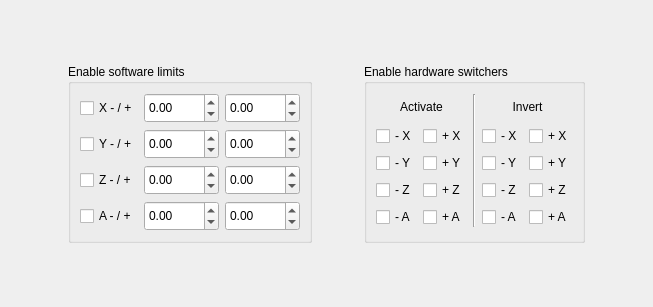
     <widget class="QWidget" name="tab3">
      <attribute name="title">
       <string>Limits</string>
      </attribute>
      <layout class="QGridLayout" name="gridLayout_2">
       <item row="0" column="0" colspan="5">
        <spacer name="verticalSpacer_4">
         <property name="orientation">
          <enum>Qt::Vertical</enum>
         </property>
         <property name="sizeHint" stdset="0">
          <size>
           <width>588</width>
           <height>53</height>
          </size>
         </property>
        </spacer>
       </item>
       <item row="1" column="0">
        <spacer name="horizontalSpacer_7">
         <property name="orientation">
          <enum>Qt::Horizontal</enum>
         </property>
         <property name="sizeHint" stdset="0">
          <size>
           <width>51</width>
           <height>20</height>
          </size>
         </property>
        </spacer>
       </item>
       <item row="1" column="1">
        <widget class="QGroupBox" name="groupSoftwareLimits">
         <property name="title">
          <string>Enable software limits</string>
         </property>
         <layout class="QGridLayout" name="gridLayout_8">
          <item row="2" column="0">
           <widget class="QCheckBox" name="checkSoftZ">
            <property name="text">
             <string>Z - / +</string>
            </property>
           </widget>
          </item>
          <item row="0" column="0">
           <widget class="QCheckBox" name="checkSoftX">
            <property name="text">
             <string>X - / +</string>
            </property>
           </widget>
          </item>
          <item row="0" column="1">
           <widget class="QDoubleSpinBox" name="doubleXmin">
            <property name="minimumSize">
             <size>
              <width>75</width>
              <height>30</height>
             </size>
            </property>
            <property name="minimum">
             <double>-999.990000000000009</double>
            </property>
            <property name="maximum">
             <double>999.990000000000009</double>
            </property>
            <property name="singleStep">
             <double>10.000000000000000</double>
            </property>
           </widget>
          </item>
          <item row="0" column="2">
           <widget class="QDoubleSpinBox" name="doubleXmax">
            <property name="minimumSize">
             <size>
              <width>75</width>
              <height>30</height>
             </size>
            </property>
            <property name="minimum">
             <double>-999.990000000000009</double>
            </property>
            <property name="maximum">
             <double>999.990000000000009</double>
            </property>
            <property name="singleStep">
             <double>10.000000000000000</double>
            </property>
           </widget>
          </item>
          <item row="1" column="0">
           <widget class="QCheckBox" name="checkSoftY">
            <property name="text">
             <string>Y - / +</string>
            </property>
           </widget>
          </item>
          <item row="1" column="1">
           <widget class="QDoubleSpinBox" name="doubleYmin">
            <property name="minimumSize">
             <size>
              <width>75</width>
              <height>30</height>
             </size>
            </property>
            <property name="minimum">
             <double>-999.990000000000009</double>
            </property>
            <property name="maximum">
             <double>999.990000000000009</double>
            </property>
            <property name="singleStep">
             <double>10.000000000000000</double>
            </property>
           </widget>
          </item>
          <item row="1" column="2">
           <widget class="QDoubleSpinBox" name="doubleYmax">
            <property name="minimumSize">
             <size>
              <width>75</width>
              <height>30</height>
             </size>
            </property>
            <property name="minimum">
             <double>-999.990000000000009</double>
            </property>
            <property name="maximum">
             <double>999.990000000000009</double>
            </property>
            <property name="singleStep">
             <double>10.000000000000000</double>
            </property>
           </widget>
          </item>
          <item row="2" column="1">
           <widget class="QDoubleSpinBox" name="doubleZmin">
            <property name="minimumSize">
             <size>
              <width>75</width>
              <height>30</height>
             </size>
            </property>
            <property name="minimum">
             <double>-999.990000000000009</double>
            </property>
            <property name="maximum">
             <double>999.990000000000009</double>
            </property>
            <property name="singleStep">
             <double>10.000000000000000</double>
            </property>
           </widget>
          </item>
          <item row="2" column="2">
           <widget class="QDoubleSpinBox" name="doubleZmax">
            <property name="minimumSize">
             <size>
              <width>75</width>
              <height>30</height>
             </size>
            </property>
            <property name="minimum">
             <double>-999.990000000000009</double>
            </property>
            <property name="maximum">
             <double>999.990000000000009</double>
            </property>
            <property name="singleStep">
             <double>10.000000000000000</double>
            </property>
           </widget>
          </item>
          <item row="3" column="0">
           <widget class="QCheckBox" name="checkSoftA">
            <property name="text">
             <string>A - / +</string>
            </property>
           </widget>
          </item>
          <item row="3" column="1">
           <widget class="QDoubleSpinBox" name="doubleAmin">
            <property name="minimumSize">
             <size>
              <width>75</width>
              <height>30</height>
             </size>
            </property>
            <property name="minimum">
             <double>-999.990000000000009</double>
            </property>
            <property name="maximum">
             <double>999.990000000000009</double>
            </property>
            <property name="singleStep">
             <double>10.000000000000000</double>
            </property>
           </widget>
          </item>
          <item row="3" column="2">
           <widget class="QDoubleSpinBox" name="doubleAmax">
            <property name="minimumSize">
             <size>
              <width>75</width>
              <height>30</height>
             </size>
            </property>
            <property name="minimum">
             <double>-999.990000000000009</double>
            </property>
            <property name="maximum">
             <double>999.990000000000009</double>
            </property>
            <property name="singleStep">
             <double>10.000000000000000</double>
            </property>
           </widget>
          </item>
         </layout>
        </widget>
       </item>
       <item row="1" column="3">
        <widget class="QGroupBox" name="groupHardwareLimits">
         <property name="title">
          <string>Enable hardware switchers</string>
         </property>
         <layout class="QGridLayout" name="gridLayout_7">
          <item row="1" column="0">
           <widget class="QCheckBox" name="checkXmin">
            <property name="text">
             <string>- X</string>
            </property>
           </widget>
          </item>
          <item row="2" column="0">
           <widget class="QCheckBox" name="checkYmin">
            <property name="text">
             <string>- Y</string>
            </property>
           </widget>
          </item>
          <item row="3" column="0">
           <widget class="QCheckBox" name="checkZmin">
            <property name="text">
             <string>- Z</string>
            </property>
           </widget>
          </item>
          <item row="4" column="0">
           <widget class="QCheckBox" name="checkAmin">
            <property name="text">
             <string>- A</string>
            </property>
           </widget>
          </item>
          <item row="1" column="3">
           <widget class="QCheckBox" name="checkInvertSwitchXmin">
            <property name="text">
             <string>- X</string>
            </property>
           </widget>
          </item>
          <item row="2" column="3">
           <widget class="QCheckBox" name="checkInvertSwitchYmin">
            <property name="text">
             <string>- Y</string>
            </property>
           </widget>
          </item>
          <item row="3" column="3">
           <widget class="QCheckBox" name="checkInvertSwitchZmin">
            <property name="text">
             <string>- Z</string>
            </property>
           </widget>
          </item>
          <item row="4" column="3">
           <widget class="QCheckBox" name="checkInvertSwitchAmin">
            <property name="text">
             <string>- A</string>
            </property>
           </widget>
          </item>
          <item row="1" column="4">
           <widget class="QCheckBox" name="checkInvertSwitchXplu">
            <property name="text">
             <string>+ X</string>
            </property>
           </widget>
          </item>
          <item row="2" column="4">
           <widget class="QCheckBox" name="checkInvertSwitchYplu">
            <property name="text">
             <string>+ Y</string>
            </property>
           </widget>
          </item>
          <item row="3" column="4">
           <widget class="QCheckBox" name="checkInvertSwitchZplu">
            <property name="text">
             <string>+ Z</string>
            </property>
           </widget>
          </item>
          <item row="4" column="4">
           <widget class="QCheckBox" name="checkInvertSwitchAplu">
            <property name="text">
             <string>+ A</string>
            </property>
           </widget>
          </item>
          <item row="1" column="1">
           <widget class="QCheckBox" name="checkXplus">
            <property name="text">
             <string>+ X</string>
            </property>
           </widget>
          </item>
          <item row="2" column="1">
           <widget class="QCheckBox" name="checkYplus">
            <property name="text">
             <string>+ Y</string>
            </property>
           </widget>
          </item>
          <item row="3" column="1">
           <widget class="QCheckBox" name="checkZplus">
            <property name="text">
             <string>+ Z</string>
            </property>
           </widget>
          </item>
          <item row="4" column="1">
           <widget class="QCheckBox" name="checkAplus">
            <property name="text">
             <string>+ A</string>
            </property>
           </widget>
          </item>
          <item row="0" column="3" colspan="2">
           <widget class="QLabel" name="labelInvert">
            <property name="maximumSize">
             <size>
              <width>16777215</width>
              <height>25</height>
             </size>
            </property>
            <property name="text">
             <string>Invert</string>
            </property>
            <property name="alignment">
             <set>Qt::AlignCenter</set>
            </property>
           </widget>
          </item>
          <item row="0" column="2" rowspan="5">
           <widget class="Line" name="line_2">
            <property name="orientation">
             <enum>Qt::Vertical</enum>
            </property>
           </widget>
          </item>
          <item row="0" column="0" colspan="2">
           <widget class="QLabel" name="labelActivate">
            <property name="maximumSize">
             <size>
              <width>16777215</width>
              <height>25</height>
             </size>
            </property>
            <property name="text">
             <string>Activate</string>
            </property>
            <property name="alignment">
             <set>Qt::AlignCenter</set>
            </property>
           </widget>
          </item>
         </layout>
        </widget>
       </item>
       <item row="2" column="0" colspan="4">
        <spacer name="verticalSpacer_3">
         <property name="orientation">
          <enum>Qt::Vertical</enum>
         </property>
         <property name="sizeHint" stdset="0">
          <size>
           <width>548</width>
           <height>53</height>
          </size>
         </property>
        </spacer>
       </item>
       <item row="1" column="4">
        <spacer name="horizontalSpacer_8">
         <property name="orientation">
          <enum>Qt::Horizontal</enum>
         </property>
         <property name="sizeHint" stdset="0">
          <size>
           <width>51</width>
           <height>20</height>
          </size>
         </property>
        </spacer>
       </item>
       <item row="1" column="2">
        <spacer name="horizontalSpacer_9">
         <property name="orientation">
          <enum>Qt::Horizontal</enum>
         </property>
         <property name="sizeHint" stdset="0">
          <size>
           <width>40</width>
           <height>20</height>
          </size>
         </property>
        </spacer>
       </item>
      </layout>
     </widget>
